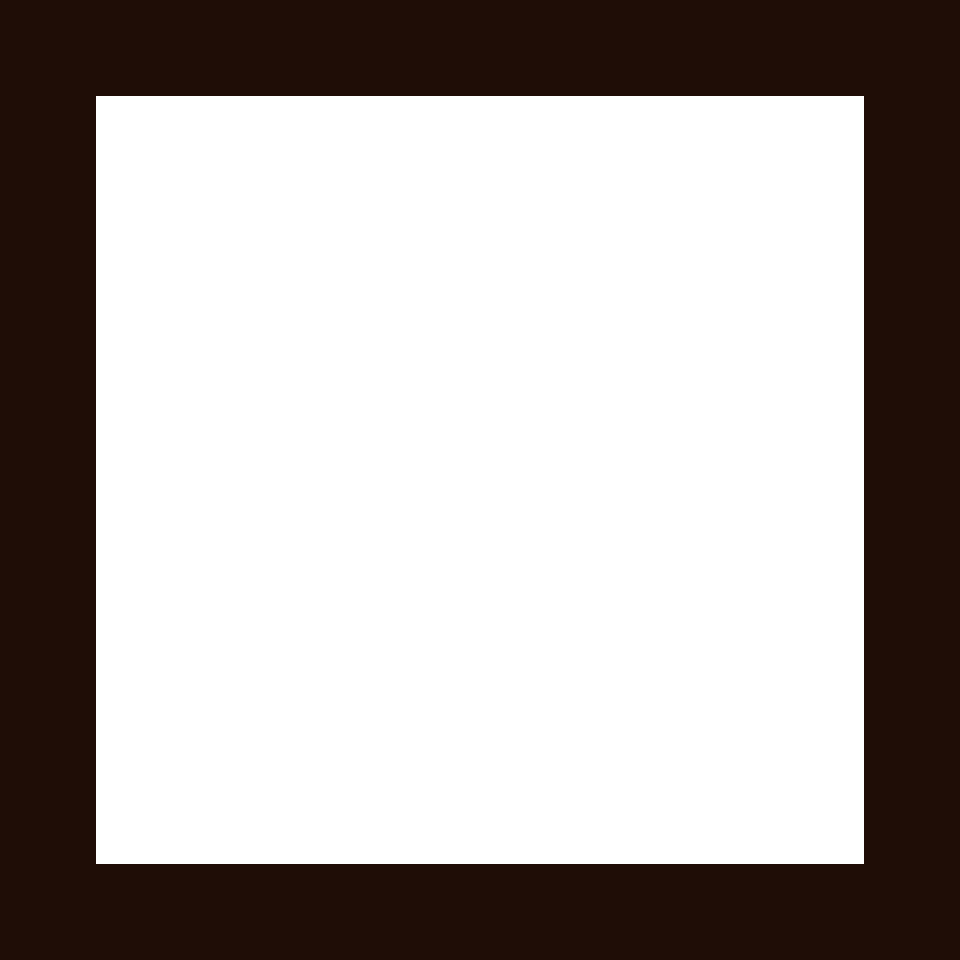

A 2D game scene composited from a Tiled map and its tileset images. What follows is a short description and the map's XML, with every tile layer's data as written:
An orthogonal 30x30 tile map with 32x32 px tiles, 2 tile layers (ground, flame), 1 hidden layer not drawn.

<map version="1.9" tiledversion="1.9.1" orientation="orthogonal" renderorder="right-down" width="30" height="30" tilewidth="32" tileheight="32" infinite="0" nextlayerid="4" nextobjectid="1">
  <tileset firstgid="1" source="../33,34_tsx/33,34_maptip.tsx" />
  <layer id="2" name="ground" width="30" height="30">
    <data encoding="csv">
2,2,2,2,2,2,2,2,2,2,2,2,2,2,2,2,2,2,2,2,2,2,2,2,2,2,2,2,0,0,
2,2,2,2,2,2,2,2,2,2,2,2,2,2,2,2,2,2,2,2,2,2,2,2,2,2,2,2,0,0,
2,2,2,2,2,2,2,2,2,2,2,2,2,2,2,2,2,2,2,2,2,2,2,2,2,2,2,2,0,0,
2,2,2,2,2,2,2,2,2,2,2,2,2,2,2,2,2,2,2,2,2,2,2,2,2,2,2,2,0,0,
2,2,2,2,2,2,2,2,2,2,2,2,2,2,2,2,2,2,2,2,2,2,2,2,2,2,2,2,0,0,
2,2,2,2,2,2,2,2,2,2,2,2,2,2,2,2,2,2,2,2,2,2,2,2,2,2,2,2,0,0,
2,2,2,2,2,2,2,2,2,2,2,2,2,2,2,2,2,2,2,2,2,2,2,2,2,2,2,2,0,0,
2,2,2,2,2,2,2,2,2,2,2,2,2,2,2,2,2,2,2,2,2,2,2,2,2,2,2,2,0,0,
2,2,2,2,2,2,2,2,2,2,2,2,2,2,2,2,2,2,2,2,2,2,2,2,2,2,2,2,0,0,
2,2,2,2,2,2,2,2,2,2,2,2,2,2,2,2,2,2,2,2,2,2,2,2,2,2,2,2,0,0,
2,2,2,2,2,2,2,2,2,2,2,2,2,2,2,2,2,2,2,2,2,2,2,2,2,2,2,2,0,0,
2,2,2,2,2,2,2,2,2,2,2,2,2,2,2,2,2,2,2,2,2,2,2,2,2,2,2,2,0,0,
2,2,2,2,2,2,2,2,2,2,2,2,2,2,2,2,2,2,2,2,2,2,2,2,2,2,2,2,0,0,
2,2,2,2,2,2,2,2,2,2,2,2,2,2,2,2,2,2,2,2,2,2,2,2,2,2,2,2,0,0,
2,2,2,2,2,2,2,2,2,2,2,2,2,2,2,2,2,2,2,2,2,2,2,2,2,2,2,2,0,0,
2,2,2,2,2,2,2,2,2,2,2,2,2,2,2,2,2,2,2,2,2,2,2,2,2,2,2,2,0,0,
2,2,2,2,2,2,2,2,2,2,2,2,2,2,2,2,2,2,2,2,2,2,2,2,2,2,2,2,0,0,
2,2,2,2,2,2,2,2,2,2,2,2,2,2,2,2,2,2,2,2,2,2,2,2,2,2,2,2,0,0,
2,2,2,2,2,2,2,2,2,2,2,2,2,2,2,2,2,2,2,2,2,2,2,2,2,2,2,2,0,0,
2,2,2,2,2,2,2,2,2,2,2,2,2,2,2,2,2,2,2,2,2,2,2,2,2,2,2,2,0,0,
2,2,2,2,2,2,2,2,2,2,2,2,2,2,2,2,2,2,2,2,2,2,2,2,2,2,2,2,0,0,
2,2,2,2,2,2,2,2,2,2,2,2,2,2,2,2,2,2,2,2,2,2,2,2,2,2,2,2,0,0,
2,2,2,2,2,2,2,2,2,2,2,2,2,2,2,2,2,2,2,2,2,2,2,2,2,2,2,2,0,0,
2,2,2,2,2,2,2,2,2,2,2,2,2,2,2,2,2,2,2,2,2,2,2,2,2,2,2,2,0,0,
2,2,2,2,2,2,2,2,2,2,2,2,2,2,2,2,2,2,2,2,2,2,2,2,2,2,2,2,0,0,
2,2,2,2,2,2,2,2,2,2,2,2,2,2,2,2,2,2,2,2,2,2,2,2,2,2,2,2,0,0,
2,2,2,2,2,2,2,2,2,2,2,2,2,2,2,2,2,2,2,2,2,2,2,2,2,2,2,2,0,0,
2,2,2,2,2,2,2,2,2,2,2,2,2,2,2,2,2,2,2,2,2,2,2,2,2,2,2,2,0,0,
0,0,0,0,0,0,0,0,0,0,0,0,0,0,0,0,0,0,0,0,0,0,0,0,0,0,0,0,0,0,
0,0,0,0,0,0,0,0,0,0,0,0,0,0,0,0,0,0,0,0,0,0,0,0,0,0,0,0,0,0
</data>
  </layer>
  <layer id="3" name="chara" width="30" height="30" visible="0">
    <data encoding="csv">
0,0,0,0,0,0,0,0,0,0,0,0,0,0,0,0,0,0,0,0,0,0,0,0,0,0,0,0,0,0,
0,0,0,0,0,0,0,0,0,0,0,0,0,0,0,0,0,0,0,0,0,0,0,0,0,0,0,0,0,0,
0,0,0,0,0,0,0,0,0,0,0,0,0,0,0,0,0,0,0,0,0,0,0,0,0,0,0,0,0,0,
0,0,0,0,0,0,0,0,0,0,0,0,0,0,0,0,0,0,0,0,0,0,0,0,0,0,0,0,0,0,
0,0,0,0,0,0,0,0,0,0,0,177,0,0,0,0,0,0,0,0,0,0,0,0,0,0,0,0,0,0,
0,0,0,0,0,0,0,0,0,0,0,197,0,0,0,0,0,0,0,0,0,0,0,0,0,0,0,0,0,0,
0,0,0,0,0,0,0,0,0,0,0,217,0,0,0,0,0,0,0,177,0,0,0,0,0,0,0,0,0,0,
0,0,0,0,0,0,0,0,0,0,0,0,0,0,0,0,0,0,0,197,0,0,0,0,0,0,0,0,0,0,
0,0,0,0,0,0,177,0,0,0,0,0,0,0,0,0,0,0,0,217,0,0,0,0,0,0,0,0,0,0,
0,0,0,0,0,0,197,0,0,0,0,0,0,0,0,0,0,0,0,0,0,0,0,0,0,0,0,0,0,0,
0,0,0,0,0,0,217,0,0,0,0,0,0,0,0,0,0,0,0,0,0,0,0,0,0,0,0,0,0,0,
0,0,0,0,0,0,0,0,0,0,0,0,0,0,0,0,0,0,0,0,0,0,0,0,0,0,0,0,0,0,
0,0,0,0,0,0,0,0,0,0,0,0,0,0,0,0,0,0,0,0,0,0,0,0,0,0,0,0,0,0,
0,0,0,0,0,0,0,0,0,0,0,0,0,0,0,0,0,0,0,0,0,0,0,0,0,0,0,0,0,0,
0,0,0,0,0,0,0,0,0,0,0,0,0,0,0,0,177,0,0,0,0,0,0,0,0,0,0,0,0,0,
0,0,0,0,0,0,0,0,0,0,0,0,0,0,0,0,197,0,0,0,0,0,0,0,0,0,0,0,0,0,
0,0,0,0,0,0,0,0,0,0,177,0,0,0,0,0,217,0,0,0,0,0,0,0,0,0,0,0,0,0,
0,0,0,0,0,0,0,0,0,0,197,0,0,0,0,0,0,0,0,0,0,0,0,0,0,0,0,0,0,0,
0,0,0,0,0,0,0,0,0,0,217,0,0,0,0,0,0,0,0,0,177,0,0,0,0,0,0,0,0,0,
0,0,0,0,0,0,0,0,0,0,0,0,0,0,0,0,0,0,0,0,197,0,0,0,0,0,0,0,0,0,
0,0,0,0,0,0,177,0,0,0,0,0,0,0,0,0,0,0,0,0,217,0,0,0,0,0,0,0,0,0,
0,0,0,0,0,0,197,0,0,0,0,0,0,0,0,0,0,0,0,0,0,0,0,0,0,0,0,0,0,0,
0,0,0,0,0,0,217,0,0,0,0,0,0,0,0,0,0,0,0,0,0,0,0,0,0,0,0,0,0,0,
0,0,0,0,0,0,0,0,0,0,0,0,0,0,0,0,0,0,0,0,0,0,0,0,0,0,0,0,0,0,
0,0,0,0,0,0,0,0,0,0,0,0,0,0,0,0,0,0,0,0,0,0,0,177,0,0,0,0,0,0,
0,0,0,0,0,0,0,0,0,0,0,0,0,0,0,0,0,0,0,0,0,0,0,197,0,0,0,0,0,0,
0,0,0,0,0,0,0,0,0,0,0,0,0,0,0,0,0,0,0,0,0,0,0,0,0,0,0,0,0,0,
0,0,0,0,0,0,0,0,0,0,0,0,0,0,0,0,0,0,0,0,0,0,0,0,0,0,0,0,0,0,
0,0,0,0,0,0,0,0,0,0,0,0,0,0,0,0,0,0,0,0,0,0,0,0,0,0,0,0,0,0,
0,0,0,0,0,0,0,0,0,0,0,0,0,0,0,0,0,0,0,0,0,0,0,0,0,0,0,0,0,0
</data>
  </layer>
  <layer id="1" name="flame" width="30" height="30">
    <data encoding="csv">
1,1,1,1,1,1,1,1,1,1,1,1,1,1,1,1,1,1,1,1,1,1,1,1,1,1,1,1,1,1,
1,1,1,1,1,1,1,1,1,1,1,1,1,1,1,1,1,1,1,1,1,1,1,1,1,1,1,1,1,1,
1,1,1,1,1,1,1,1,1,1,1,1,1,1,1,1,1,1,1,1,1,1,1,1,1,1,1,1,1,1,
1,1,1,0,0,0,0,0,0,0,0,0,0,0,0,0,0,0,0,0,0,0,0,0,0,0,0,1,1,1,
1,1,1,0,0,0,0,0,0,0,0,0,0,0,0,0,0,0,0,0,0,0,0,0,0,0,0,1,1,1,
1,1,1,0,0,0,0,0,0,0,0,0,0,0,0,0,0,0,0,0,0,0,0,0,0,0,0,1,1,1,
1,1,1,0,0,0,0,0,0,0,0,0,0,0,0,0,0,0,0,0,0,0,0,0,0,0,0,1,1,1,
1,1,1,0,0,0,0,0,0,0,0,0,0,0,0,0,0,0,0,0,0,0,0,0,0,0,0,1,1,1,
1,1,1,0,0,0,0,0,0,0,0,0,0,0,0,0,0,0,0,0,0,0,0,0,0,0,0,1,1,1,
1,1,1,0,0,0,0,0,0,0,0,0,0,0,0,0,0,0,0,0,0,0,0,0,0,0,0,1,1,1,
1,1,1,0,0,0,0,0,0,0,0,0,0,0,0,0,0,0,0,0,0,0,0,0,0,0,0,1,1,1,
1,1,1,0,0,0,0,0,0,0,0,0,0,0,0,0,0,0,0,0,0,0,0,0,0,0,0,1,1,1,
1,1,1,0,0,0,0,0,0,0,0,0,0,0,0,0,0,0,0,0,0,0,0,0,0,0,0,1,1,1,
1,1,1,0,0,0,0,0,0,0,0,0,0,0,0,0,0,0,0,0,0,0,0,0,0,0,0,1,1,1,
1,1,1,0,0,0,0,0,0,0,0,0,0,0,0,0,0,0,0,0,0,0,0,0,0,0,0,1,1,1,
1,1,1,0,0,0,0,0,0,0,0,0,0,0,0,0,0,0,0,0,0,0,0,0,0,0,0,1,1,1,
1,1,1,0,0,0,0,0,0,0,0,0,0,0,0,0,0,0,0,0,0,0,0,0,0,0,0,1,1,1,
1,1,1,0,0,0,0,0,0,0,0,0,0,0,0,0,0,0,0,0,0,0,0,0,0,0,0,1,1,1,
1,1,1,0,0,0,0,0,0,0,0,0,0,0,0,0,0,0,0,0,0,0,0,0,0,0,0,1,1,1,
1,1,1,0,0,0,0,0,0,0,0,0,0,0,0,0,0,0,0,0,0,0,0,0,0,0,0,1,1,1,
1,1,1,0,0,0,0,0,0,0,0,0,0,0,0,0,0,0,0,0,0,0,0,0,0,0,0,1,1,1,
1,1,1,0,0,0,0,0,0,0,0,0,0,0,0,0,0,0,0,0,0,0,0,0,0,0,0,1,1,1,
1,1,1,0,0,0,0,0,0,0,0,0,0,0,0,0,0,0,0,0,0,0,0,0,0,0,0,1,1,1,
1,1,1,0,0,0,0,0,0,0,0,0,0,0,0,0,0,0,0,0,0,0,0,0,0,0,0,1,1,1,
1,1,1,0,0,0,0,0,0,0,0,0,0,0,0,0,0,0,0,0,0,0,0,0,0,0,0,1,1,1,
1,1,1,0,0,0,0,0,0,0,0,0,0,0,0,0,0,0,0,0,0,0,0,0,0,0,0,1,1,1,
1,1,1,0,0,0,0,0,0,0,0,0,0,0,0,0,0,0,0,0,0,0,0,0,0,0,0,1,1,1,
1,1,1,1,1,1,1,1,1,1,1,1,1,1,1,1,1,1,1,1,1,1,1,1,1,1,1,1,1,1,
1,1,1,1,1,1,1,1,1,1,1,1,1,1,1,1,1,1,1,1,1,1,1,1,1,1,1,1,1,1,
1,1,1,1,1,1,1,1,1,1,1,1,1,1,1,1,1,1,1,1,1,1,1,1,1,1,1,1,1,1
</data>
  </layer>
</map>
